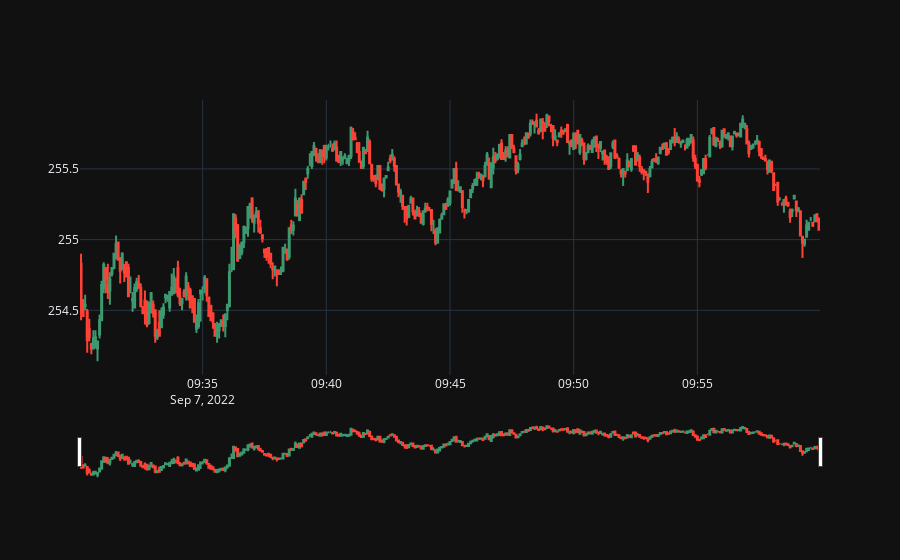

Write notebook code for a chart like this one.
### Markdown cell above
Examples, see: https://plotly.com/python/candlestick-charts/

### Code cell
import plotly.graph_objects as go
import pandas as pd
from datetime import timedelta

df = pd.read_csv('../history/2022-09-07-MSFT.csv', parse_dates=['Date'])

start = df.iloc[0][0]
end = start + timedelta(minutes=30)
df = df.loc[(df.Date > start) & (df.Date < end)]

# Next Plot WAP as line

fig = go.Figure(data=[go.Candlestick(x=df['Date'],
                open=df['Open'],
                high=df['High'],
                low=df['Low'],
                close=df['Close'])])

fig.show()

### Figure 1 — Plotly figure (JSON) as saved in the notebook; plotly's stock layout.template omitted (floating-point values rounded to 4 significant figures; data arrays with more than 128 entries replaced by an {"elided": "..."} marker saying what was removed)
{"data": [{"close": {"elided": "359 float values"}, "high": {"elided": "359 float values"}, "low": {"elided": "359 float values"}, "open": {"elided": "359 float values"}, "x": {"elided": "359 str values"}, "type": "candlestick"}], "layout": {}}
